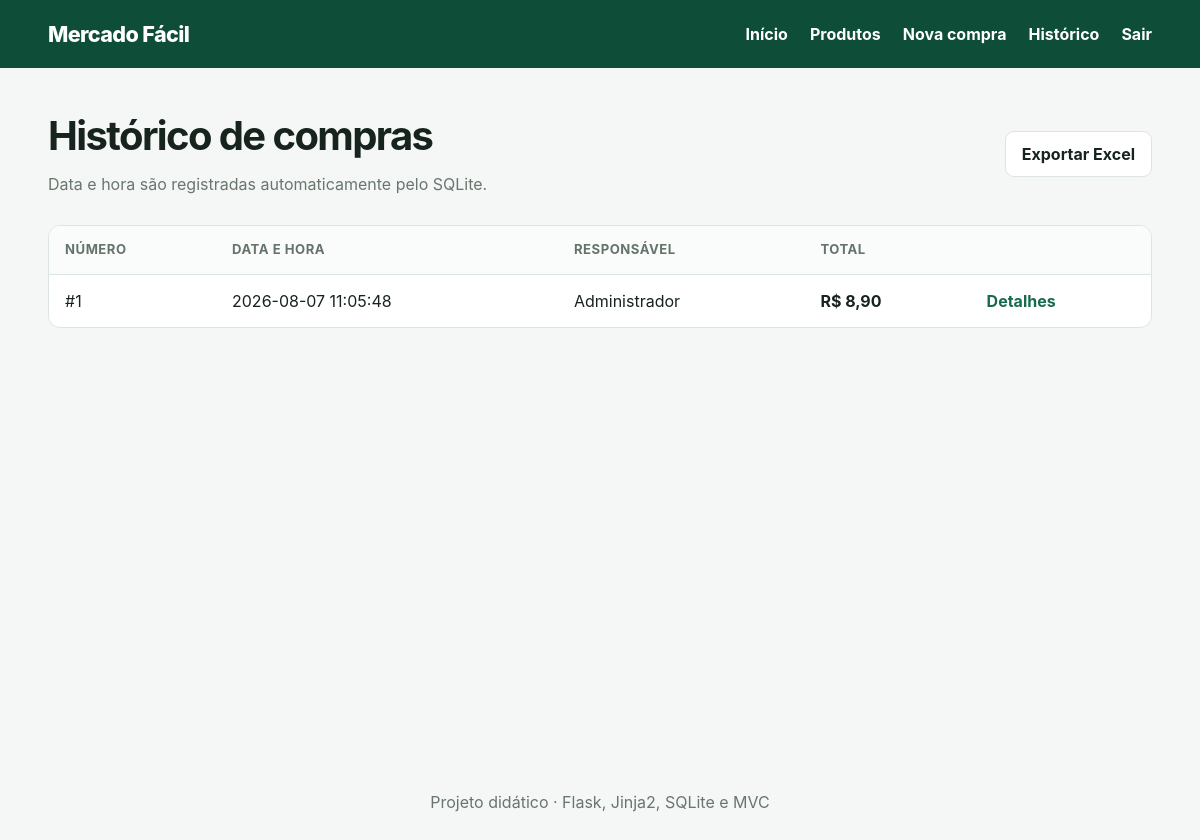
The page /compras (signed in) on the database its author committed.
### tables this page shows
CREATE TABLE compras (
    id INTEGER PRIMARY KEY AUTOINCREMENT,
    usuario_id INTEGER NOT NULL,
    total_centavos INTEGER NOT NULL CHECK (total_centavos >= 0),
    criada_em TEXT NOT NULL DEFAULT CURRENT_TIMESTAMP,
    FOREIGN KEY (usuario_id) REFERENCES usuarios(id)
);

CREATE TABLE usuarios (
    id INTEGER PRIMARY KEY AUTOINCREMENT,
    nome TEXT NOT NULL,
    usuario TEXT NOT NULL UNIQUE COLLATE NOCASE,
    senha_hash TEXT NOT NULL,
    criado_em TEXT NOT NULL DEFAULT CURRENT_TIMESTAMP
);

### controllers/compra_controller.py (the view)
@compra_bp.get("")
def listar():
    return render_template("compras.html", compras=compra_model.listar())

### database.py (called while the page is built)
def get_db():
    if "db" not in g:
        database_path = Path(current_app.config["DATABASE"])
        database_path.parent.mkdir(parents=True, exist_ok=True)
        g.db = sqlite3.connect(database_path)
        g.db.row_factory = sqlite3.Row
        g.db.execute("PRAGMA foreign_keys = ON")
    return g.db

### models/compra.py (called while the page is built)
def listar():
    return get_db().execute(
        """SELECT c.*, u.nome AS usuario_nome
           FROM compras c JOIN usuarios u ON u.id = c.usuario_id
           ORDER BY c.criada_em DESC, c.id DESC"""
    ).fetchall()

### utils.py (called while the page is built)
def formatar_moeda(centavos):
    valor = Decimal(int(centavos)) / 100
    return f"R$ {valor:,.2f}".replace(",", "X").replace(".", ",").replace("X", ".")

### templates/compras.html (shortened to what this page needs)
{% extends "base.html" %}
{% block conteudo %}
<div class="cabecalho-pagina"><div><h1>Histórico de compras</h1><p>Data e hora são registradas automaticamente pelo SQLite.</p></div><a class="botao secundario" href="{{ url_for('compra.exportar') }}">Exportar Excel</a></div>
<div class="tabela-wrapper"><table><thead><tr><th>Número</th><th>Data e hora</th><th>Responsável</th><th>Total</th><th></th></tr></thead><tbody>
{% for c in compras %}<tr><td>#{{ c.id }}</td><td>{{ c.criada_em }}</td><td>{{ c.usuario_nome }}</td><td><strong>{{ c.total_centavos|moeda }}</strong></td><td><a href="{{ url_for('compra.detalhes', compra_id=c.id) }}">Detalhes</a></td></tr>
{% else %}<tr><td colspan="5" class="vazio">Nenhuma compra concluída.</td></tr>{% endfor %}
</tbody></table></div>
{% endblock %}

### static/style.css (style rules this page uses)
:root { --verde:#176b4d;--verde-escuro:#0e4d37;--fundo:#f4f7f5;--texto:#17231d;--borda:#dce5df;--branco:#fff;--erro:#b42318 }
* { box-sizing:border-box }
body { margin:0;font-family:Inter,system-ui,-apple-system,"Segoe UI",sans-serif;background:var(--fundo);color:var(--texto);line-height:1.5 }
a { color:var(--verde);font-weight:650;text-decoration:none }
.cabecalho-pagina { display:flex;justify-content:space-between;align-items:center;gap:20px;margin-bottom:24px }
.cabecalho-pagina h1 { margin:0;font-size:clamp(1.8rem,4vw,2.5rem);letter-spacing:-.04em }
.cabecalho-pagina p,.auth-card>p { color:#68766e;margin:.35rem 0 }
.botao { display:inline-flex;align-items:center;justify-content:center;border:1px solid var(--borda);border-radius:9px;padding:10px 16px;background:#fff;color:var(--texto);font:inherit;font-weight:700;cursor:pointer }
.botao.secundario { background:#fff }
.tabela-wrapper { overflow:auto;background:#fff;border:1px solid var(--borda);border-radius:12px }
table { width:100%;border-collapse:collapse;min-width:680px }
th,td { text-align:left;padding:14px 16px;border-bottom:1px solid var(--borda) }
th { font-size:.82rem;text-transform:uppercase;letter-spacing:.04em;color:#65736b;background:#fafcfb }
tbody tr:last-child td { border-bottom:0 }

### rows shown on the page
compras: id "1", criada_em "2026-08-07 11:05:48", usuario_nome "Administrador", total_centavos|moeda "R$ 8,90"
